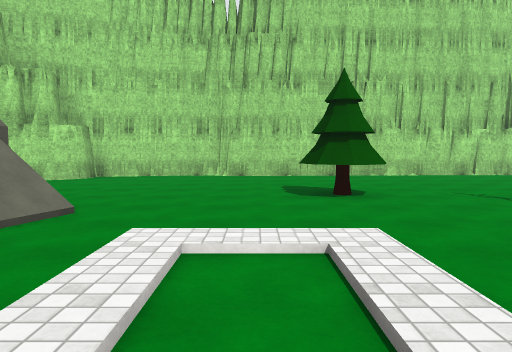
View 1 (above)

17 first-person views from a walk through a Unity game level. The camera is 1.4 m above the floor, tilts 4° down and sees 70° across. The floor is counted in squares, 2 m on a side. Each view is taken from the middle of a square. On the plan, view 1 faces up. The plan holds only what a view shows up to about 11 squares ahead; the rest is blank. The place goes on beyond the plan. The player is left out. Surface patterns are stand-ins for the level's own textures.

View 2
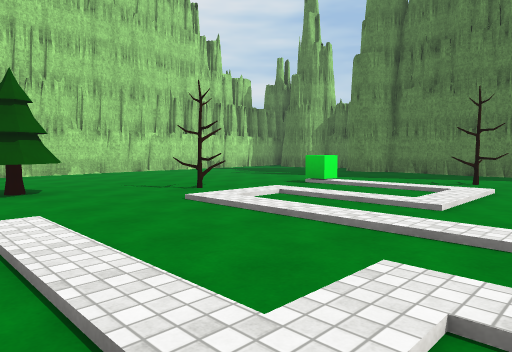

View 3
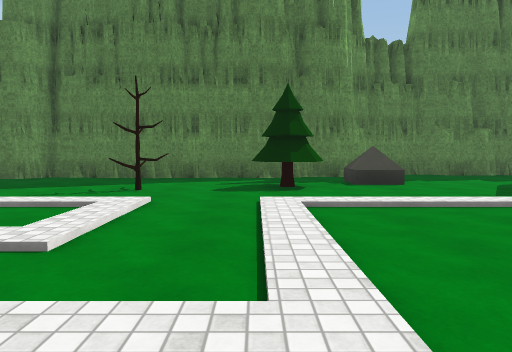

View 4
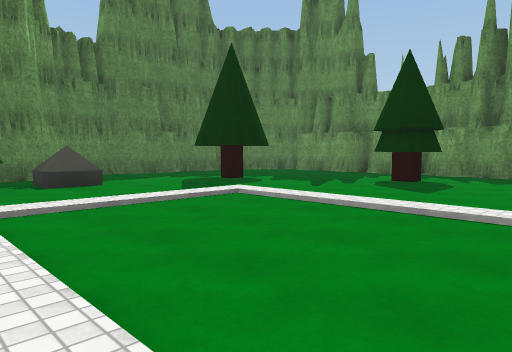

View 5
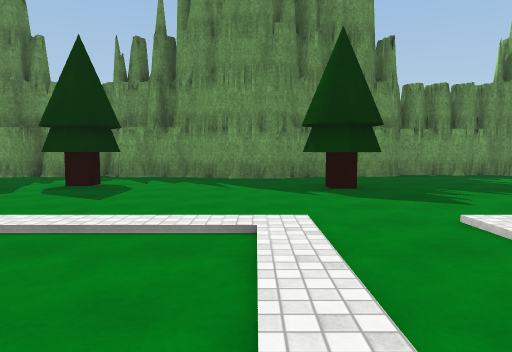

View 6
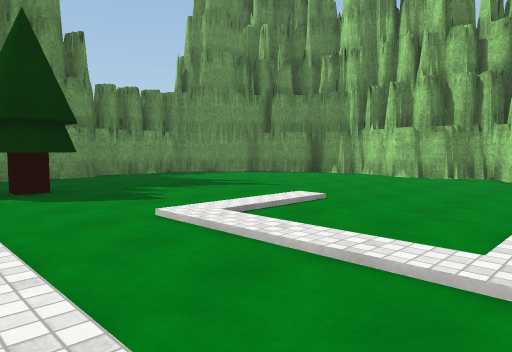

View 7
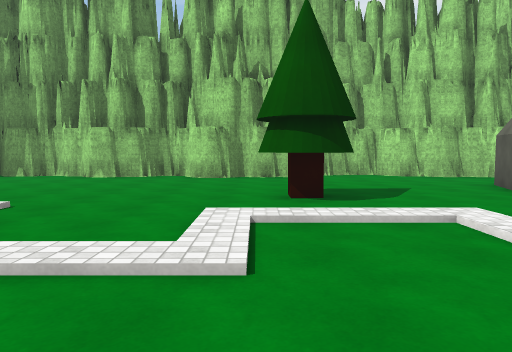

View 8
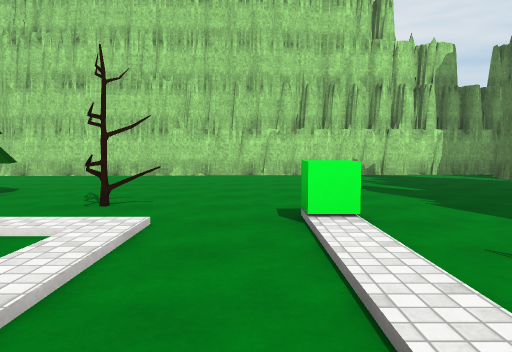

View 9
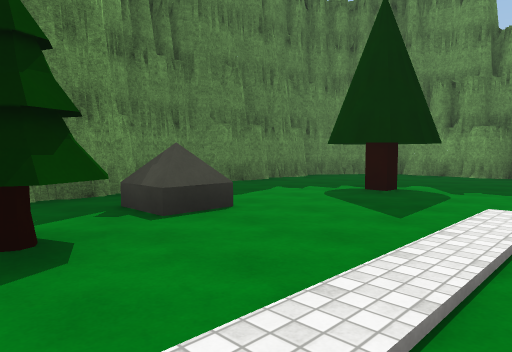

View 10
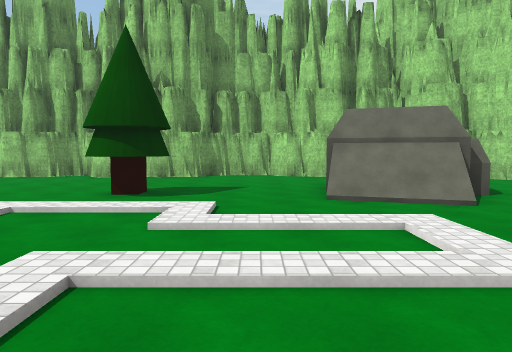

View 11
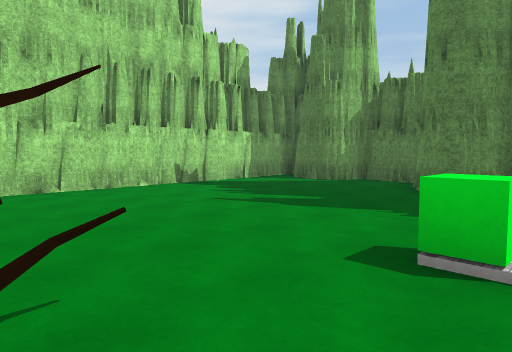

View 12
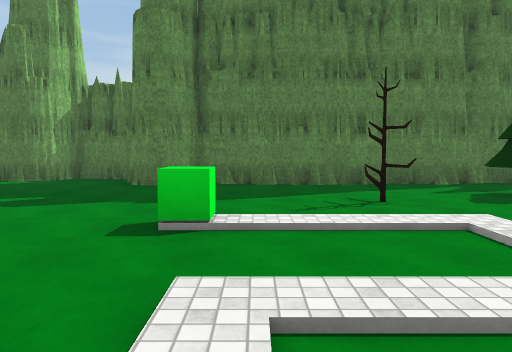

View 13
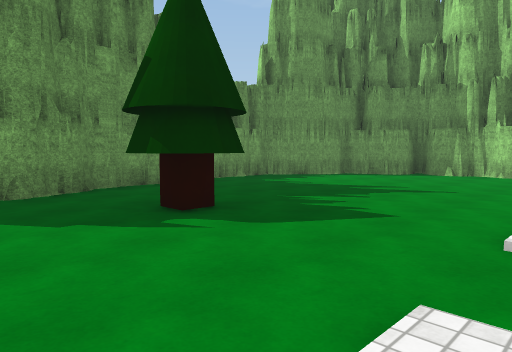

View 14
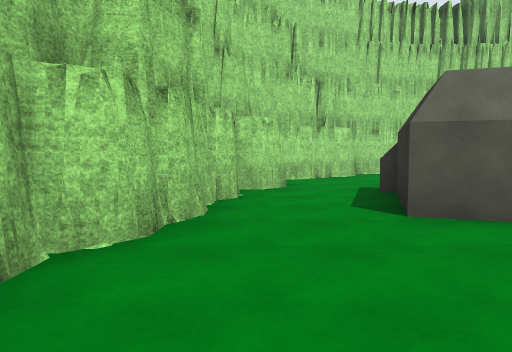

View 15
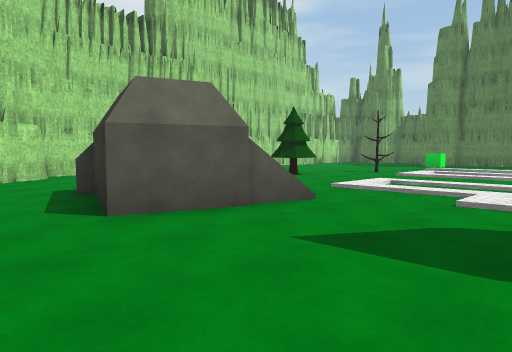

View 16
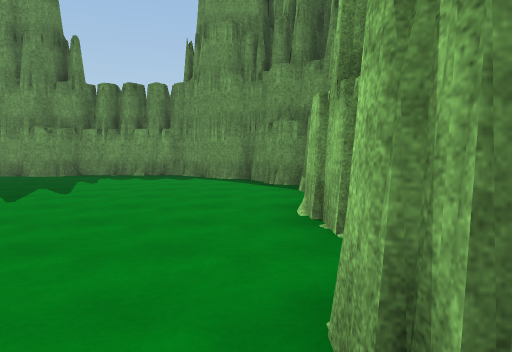

View 17
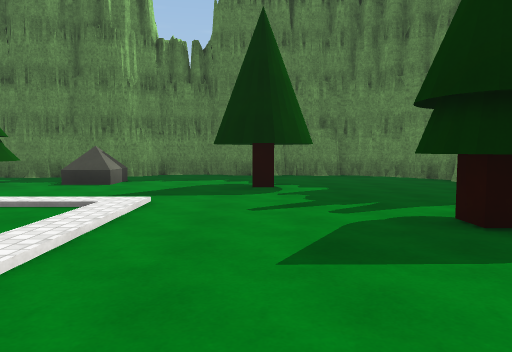

### Floor plan
Key: @ floor where view 1 was taken; # wall or solid block; . floor; / step, stairs or slope; T tree; C green cube; O other object.
Columns run from 9 left of view 1 to 13 right of it. Each row starts with its distance up from view 1.
 11            ############
 10     ########..........#
  9    ##.................#
  8   ##..................#
  7   #...................#
  6  ##.......TT.........##
  5  #..OO....T..O.......#
  4  #..OO//.....O..C....#
  3  #..OO .///.///./....#
  2 ##...././././././....#
  1 #......././././//OO..#
  0 #......//@///........#
 -1 ##...##/...//////.T..#
 -2  #.....///./..../.T..#
 -3  #......././..../..O.#
 -4  #......././..../..O.##
 -5  #.....///.//////.....#
 -6  #....................#
 -7  #................#...#
 -8  #....................#
 -9  #.......##...##.....##
-10  #...................##
-11  ##..................#
-12   ###..###############
-13     ####

Positions as (right, up) in squares from view 1, and headings:
1: (0, 0), facing up
2: (0, -1), facing up-right
3: (2, -1), facing right
4: (2, -1), facing down-right
5: (2, -2), facing down
6: (2, -2), facing down-left
7: (2, -2), facing left
8: (6, 0), facing up
9: (6, -1), facing down-right
10: (3, 1), facing left
11: (4, 3), facing up-right
12: (3, 3), facing right
13: (3, -5), facing down-left
14: (-7, -1), facing up
15: (-7, -1), facing up-right
16: (-7, -2), facing down
17: (2, -7), facing right
